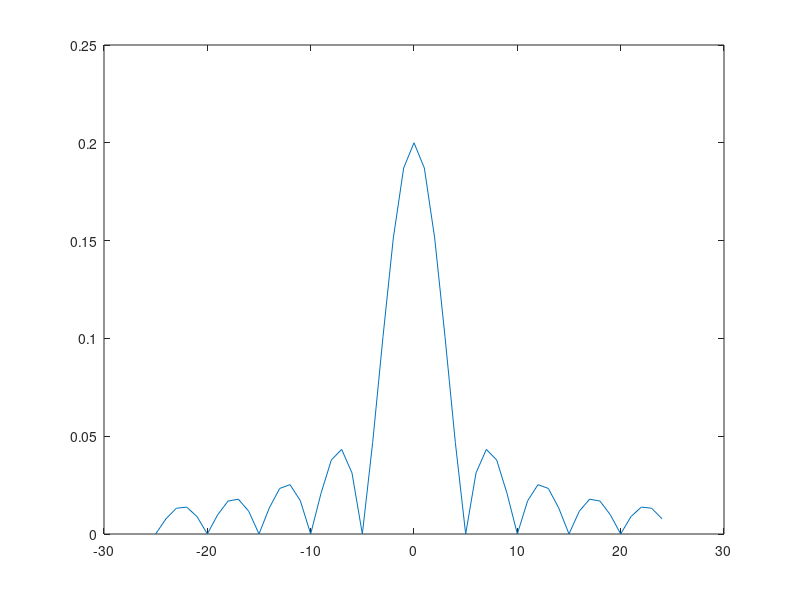

The MATLAB script that drew this image: (Note: this script raises an error after producing the figure.)
%% Information
% Author : Limin Gu
% Date   : 2021/10/11
% Function : Example of FIR
% update DTFT method  

%% FIR
% Parameters 
clc;clear;
close all

wc = 0.2*pi;
dw = 0.0001;
w = -pi:dw:pi;
Hl = zeros(1,length(w));

ind = find(w<=wc & w>=-wc);
Hl(ind) = 1;


n_max = 25;
n = -n_max:n_max-1;
hl = zeros(1,length(n));

% Inverse FT
for ii=1:length(n)
    hl(ii)=sum(Hl.*exp(1j*w*n(ii)))*dw/2/pi;
end
figure(10)
p=plot(n,abs(hl));p.LineWidth = 1.5;
xlabel('n')
ylabel('amplitude')
title('FIR filter hl')
win = window(@hann,length(n));
% win = window(@rectwin,length(n));

hl = hl.*win';
hh = -hl;
ind0 = find(n == 0);
hh(ind0) = hh(ind0)+1;
hl2 = zeros(1,200);
% hl2(200-2*n_max+1:200) = hl;
% hl2(1:2*n_max) = hl;
hl2(100-n_max:100+n_max-1) = hl;

% [Hl2,w2] = freqz(hl,[1]);
[Hh,wh] = freqz(hh,[1]);
w2 = -pi:0.01:pi;
Hl2 = zeros(1,length(w2));
n1=n+25;
%% DTFT
for ii = 1:length(w2)
   Hl2(ii) = sum(hl.*exp(-1j*w2(ii)*n1)) ;
end

% z=exp(1j*w);
% Hl2 = zeros(1,length(w2));
% for ii = 1:length(hl)
%     Hl2 = Hl2+hl(ii)*z.^(1-ii);
% end
% figure
% plot(w2,Hl2)
% hold on
% plot(wh,Hh)

% f = 0:1/length(hl):1-1/length(hl);
% Hl2 = fft(hl);


%% Plot Spectra 
figure,hold on
subplot(311)
plot(w/pi,Hl,'Linewidth',1.5)
xlabel('\omega (\times \pi rad/sample)'); 
ylabel('Modulus'); ylim([-0.5,1.5])
title('Modulus of ideal filter')
set(gca,'Fontsize',10)

subplot(312),hold on
plot(w2/pi,abs(Hl2),'Linewidth',1.5);
% plot(wh/pi,abs(Hh),'Linewidth',1.5)
xlabel('\omega (\times \pi rad/sample)'); 
ylabel('Modulus'); 
title('Modulus of FIR filter')
% legend('Low-pass','High-pass')
set(gca,'Fontsize',10)

subplot(313)
hold on
plot(w2/pi,unwrap(angle(Hl2))/pi,'Linewidth',1.5);
% plot(wh/pi,unwrap(angle(Hh))/pi,'Linewidth',1.5)
xlabel('\omega (\times \pi rad/sample)'); 
ylabel('Phase (\times \pi rad)');
title('Phase of FIR filter')
% legend('Low-pass','High-pass')
set(gca,'Fontsize',10)

%% Plot Sequence
figure,hold on
stem(n,real(hl),'*','Linewidth',1.5)
stem(n,real(hh),'*','Linewidth',1.5)
xlabel('n');
title('Sequence of ideal filter')
set(gca,'Fontsize',14)
legend('Low-pass','High-pass')

%% signal
N = 200;
% N2 = N+length(hl)-1;
nn = 1:N;
w1 = 0.1*pi; w2 = 0.5*pi;
xn = sin(w1*nn)+2*sin(w2*nn);

y = filter(hl,[1],xn);
y2 = conv(xn,hl);

f = 0:1/N:1-1/N;
% f2 = 0:1/N2;
X = fft(xn)/N;
Y = fft(y)/N;
Y2 = fft(y2)/N;


figure
subplot(211)
hold on
plot(nn,xn,'Linewidth',1.5)
plot(nn, real(y),'Linewidth',1.5)
xlabel('n');
title('Sequence of xn')
legend('Original','Filtered')
set(gca,'Fontsize',14)

subplot(212)
hold on
plot(f,abs(X),'Linewidth',1.5)
plot(f,abs(Y),'Linewidth',1.5)
xlabel('f'); xlim([0,0.5]);
title('Spectra of filtered signal')
legend('Original','Filtered')
set(gca,'Fontsize',14)
